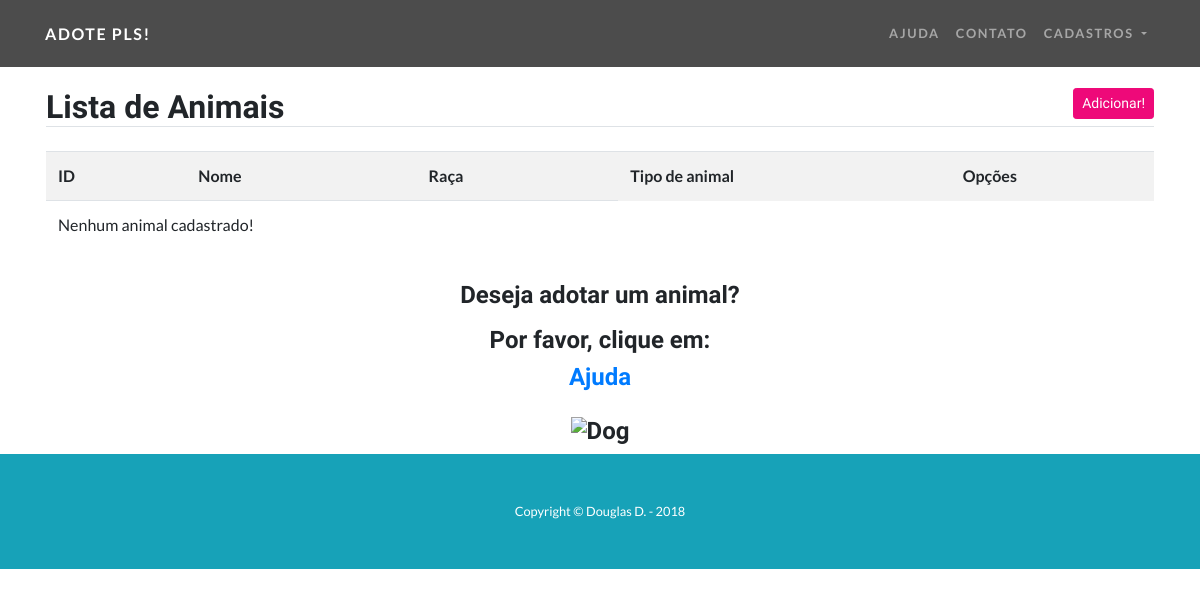
/listar/animais/, run on an earlier commit of the app's database.
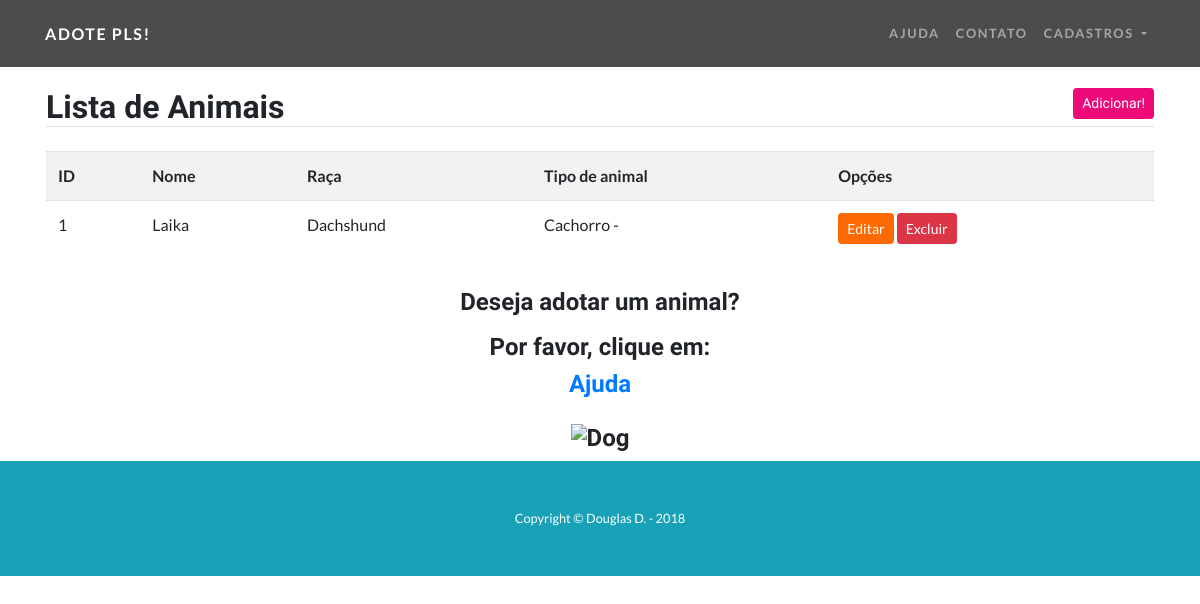
And on a later commit of the database.
### animais/models.py (models this page shows, shortened)
class Animal(models.Model):
    nome = models.CharField(max_length=50, help_text='Nome do animal')
    raca = models.CharField(max_length=50, help_text='Raça')
    tipo = models.ForeignKey(Tipo, on_delete=models.CASCADE)

class Tipo(models.Model):
    tipo = models.CharField(max_length=50, help_text='Tipo de animal')
    def __str__(self):
        return self.tipo + ' - ' + str()

### animais/views.py (the view)
# urls.py: path('listar/animais/', AnimalList.as_view(), name="listar-animais"),
class AnimalList(ListView):
    model = Animal
    template_name = 'animal_list.html'

### animais/templates/animal_list.html (shortened to what this page needs)
{% extends 'modelo.html' %}
{% block conteudo %}
<div class="container">
  <div class="row mt-5">
    <div class="col-sm p-3 mt-4">
      <h2 class="border-bottom">
        Lista de Animais
        <a href="{% url 'inserir-animal' %}" class="float-right btn btn-primary btn-sm">
          Adicionar!
        </a>
      </h2>
      <table class="table table-striped mt-4">
        <tr>
          <th>ID</th>
          <th>Nome</th>
          <th>Raça</th>
          <th>Tipo de animal</th>
          <th>Opções</th>
        </tr>
        {% for animal in object_list %}
          <tr>
            <td>{{animal.id}}</td>
            <td>{{animal.nome}}</td>
            <td>{{animal.raca}}</td>
            <td>{{animal.tipo}}</td>
            <td>
              <a href="{% url 'editar-animal' animal.id %}" class="btn btn-secondary btn-sm">
                Editar
              </a>
              <a href="{% url 'excluir-animal' animal.id %}" class="btn btn-danger btn-sm">
                Excluir
              </a>
            </td>
          </tr>
        {% empty %}
            <tr>
              <td colspan="3">Nenhum animal cadastrado!</td>
            </tr>
        {% endfor %}
      </table>
    </div>
  </div>
</div>
{% endblock %}

What changed in the data, as far as the page shows it:
added Animal: id "1", nome "Laika", raca "Dachshund", tipo "Cachorro -"
Also different on the page:
text no longer shown: "Nenhum animal cadastrado!"
